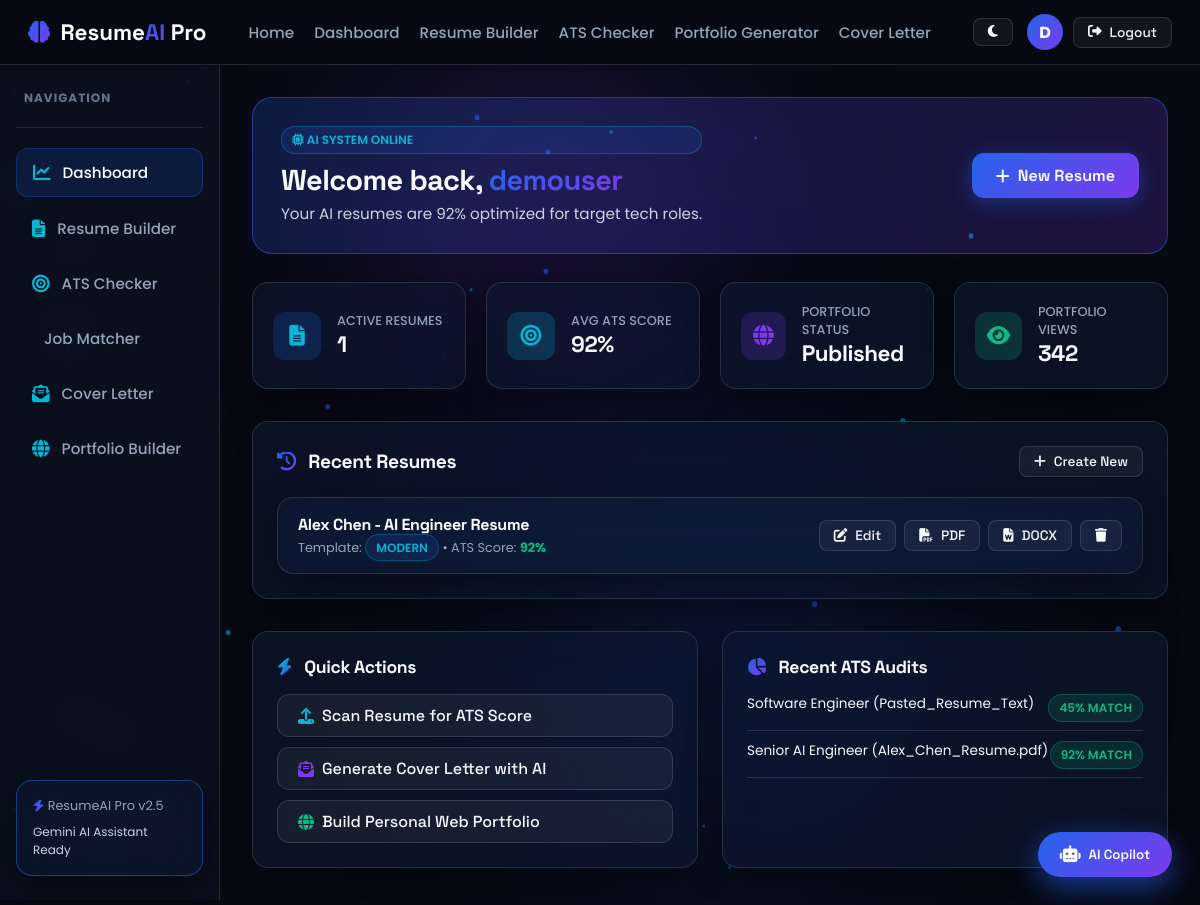
The app's page /dashboard (signed in) with its own data.
### tables this page shows
CREATE TABLE users (
    id INTEGER PRIMARY KEY AUTOINCREMENT,
    username VARCHAR(80) NOT NULL UNIQUE,
    email VARCHAR(120) NOT NULL UNIQUE,
    password_hash VARCHAR(255) NOT NULL,
    avatar_url TEXT DEFAULT '',
    role VARCHAR(20) DEFAULT 'user',
    created_at TIMESTAMP DEFAULT CURRENT_TIMESTAMP
);

CREATE TABLE portfolios (
    id INTEGER PRIMARY KEY AUTOINCREMENT,
    user_id INTEGER NOT NULL,
    resume_id INTEGER,
    title VARCHAR(150) NOT NULL DEFAULT 'My Portfolio',
    theme VARCHAR(50) DEFAULT 'dark_glass',
    custom_domain VARCHAR(100) DEFAULT '',
    is_published INTEGER DEFAULT 1,
    analytics_views INTEGER DEFAULT 0,
    created_at TIMESTAMP DEFAULT CURRENT_TIMESTAMP,
    updated_at TIMESTAMP DEFAULT CURRENT_TIMESTAMP,
    FOREIGN KEY (user_id) REFERENCES users(id) ON DELETE CASCADE,
    FOREIGN KEY (resume_id) REFERENCES resumes(id) ON DELETE SET NULL
);

CREATE TABLE resumes (
    id INTEGER PRIMARY KEY AUTOINCREMENT,
    user_id INTEGER NOT NULL,
    title VARCHAR(150) NOT NULL DEFAULT 'Untitled Resume',
    template_name VARCHAR(50) DEFAULT 'ats_minimal',
    personal_info TEXT DEFAULT '{}',
    summary TEXT DEFAULT '',
    education TEXT DEFAULT '[]',
    experience TEXT DEFAULT '[]',
    projects TEXT DEFAULT '[]',
    skills TEXT DEFAULT '[]',
    certifications TEXT DEFAULT '[]',
    languages TEXT DEFAULT '[]',
    social_links TEXT DEFAULT '{}',
    section_order TEXT DEFAULT '["personal","summary","experience","education","skills","projects","certifications","languages"]',
    ats_score INTEGER DEFAULT 85,
    created_at TIMESTAMP DEFAULT CURRENT_TIMESTAMP,
    updated_at TIMESTAMP DEFAULT CURRENT_TIMESTAMP,
    FOREIGN KEY (user_id) REFERENCES users(id) ON DELETE CASCADE
);

CREATE TABLE ats_reports (
    id INTEGER PRIMARY KEY AUTOINCREMENT,
    user_id INTEGER NOT NULL,
    resume_id INTEGER,
    file_name VARCHAR(255) DEFAULT '',
    job_title VARCHAR(150) DEFAULT 'Target Role',
    job_description TEXT DEFAULT '',
    score INTEGER DEFAULT 0,
    matched_keywords TEXT DEFAULT '[]',
    missing_keywords TEXT DEFAULT '[]',
    recommendations TEXT DEFAULT '[]',
    recruiter_notes TEXT DEFAULT '',
    readability_score INTEGER DEFAULT 90,
    created_at TIMESTAMP DEFAULT CURRENT_TIMESTAMP,
    FOREIGN KEY (user_id) REFERENCES users(id) ON DELETE CASCADE
);

### app.py (the view)
@app.route('/dashboard')
@login_required
def dashboard():
    user_id = session['user_id']
    resumes = get_user_resumes(user_id)
    portfolio = get_user_portfolio(user_id)
    reports = get_user_ats_reports(user_id)
    avg_score = 85
    if resumes:
        avg_score = int(sum(r['ats_score'] for r in resumes) / len(resumes))
    return render_template(
        'dashboard/index.html',
        resumes=resumes,
        portfolio=portfolio,
        reports=reports,
        avg_score=avg_score
    )

### app.py (called while the page is built)
def login_required(f):
    from functools import wraps
    @wraps(f)
    def decorated_function(*args, **kwargs):
        if 'user_id' not in session:
            flash("Please log in to access this feature.", "warning")
            return redirect(url_for('login', next=request.url))
        return f(*args, **kwargs)
    return decorated_function

@app.context_processor
def inject_user():
    current_user = None
    if 'user_id' in session:
        current_user = get_user_by_id(session['user_id'])
    return dict(current_user=current_user)

### database.py (called while the page is built)
def get_db_connection():
    db_dir = os.path.dirname(DB_PATH)
    if not os.path.exists(db_dir):
        os.makedirs(db_dir, exist_ok=True)
    conn = sqlite3.connect(DB_PATH)
    conn.row_factory = sqlite3.Row
    return conn

def get_user_by_id(user_id):
    conn = get_db_connection()
    user = conn.cursor().execute("SELECT * FROM users WHERE id = ?", (user_id,)).fetchone()
    conn.close()
    return dict(user) if user else None

def get_user_resumes(user_id):
    conn = get_db_connection()
    resumes = conn.cursor().execute("SELECT * FROM resumes WHERE user_id = ? ORDER BY updated_at DESC", (user_id,)).fetchall()
    conn.close()
    return [dict(r) for r in resumes]

def get_user_portfolio(user_id):
    conn = get_db_connection()
    p = conn.cursor().execute("SELECT * FROM portfolios WHERE user_id = ? ORDER BY id DESC LIMIT 1", (user_id,)).fetchone()
    conn.close()
    return dict(p) if p else None

def get_user_ats_reports(user_id):
    conn = get_db_connection()
    reports = conn.cursor().execute("SELECT * FROM ats_reports WHERE user_id = ? ORDER BY created_at DESC", (user_id,)).fetchall()
    conn.close()
    return [dict(r) for r in reports]

### templates/dashboard/index.html (shortened to what this page needs)
{% extends 'base.html' %}
{% block content %}
<div class="dashboard-container">
    {% include 'components/sidebar.html' %}
    <main class="dash-main">
        <div class="dash-header-banner">
            <div>
                <div class="badge-neon" style="margin-bottom:8px;"><i class="fas fa-microchip"></i> AI SYSTEM ONLINE</div>
                <h1 style="font-size: 1.8rem;" class="font-heading">Welcome back, <span class="text-gradient">{{ session.get('username') }}</span></h1>
                <p style="color: #CBD5E1; font-size: 0.95rem; margin-top: 4px;">Your AI resumes are 92% optimized for target tech roles.</p>
            </div>
            <div>
                <a href="{{ url_for('builder') }}" class="btn-primary"><i class="fas fa-plus"></i> New Resume</a>
            </div>
        </div>
        <div class="quick-stats-grid">
            <div class="glass-card stat-card">
                <div class="stat-icon"><i class="fas fa-file-alt"></i></div>
                <div>
                    <p style="color: #94A3B8; font-size: 0.8rem; font-weight: 500;">ACTIVE RESUMES</p>
                    <h3 style="font-size: 1.4rem;">{{ resumes|length }}</h3>
                </div>
            </div>
            <div class="glass-card stat-card">
                <div class="stat-icon" style="background:rgba(6,182,212,0.2); color:var(--neon-cyan);"><i class="fas fa-bullseye"></i></div>
                <div>
                    <p style="color: #94A3B8; font-size: 0.8rem; font-weight: 500;">AVG ATS SCORE</p>
                    <h3 style="font-size: 1.4rem;">{{ avg_score }}%</h3>
                </div>
            </div>
            <div class="glass-card stat-card">
                <div class="stat-icon" style="background:rgba(124,58,237,0.2); color:var(--neon-purple);"><i class="fas fa-globe"></i></div>
                <div>
                    <p style="color: #94A3B8; font-size: 0.8rem; font-weight: 500;">PORTFOLIO STATUS</p>
                    <h3 style="font-size: 1.4rem;">{% if portfolio %}Published{% else %}Draft{% endif %}</h3>
                </div>
            </div>
            <div class="glass-card stat-card">
                <div class="stat-icon" style="background:rgba(16,185,129,0.2); color:var(--neon-emerald);"><i class="fas fa-eye"></i></div>
                <div>
                    <p style="color: #94A3B8; font-size: 0.8rem; font-weight: 500;">PORTFOLIO VIEWS</p>
                    <h3 style="font-size: 1.4rem;">{{ portfolio['analytics_views'] if portfolio else 0 }}</h3>
                </div>
            </div>
        </div>
        <div class="glass-card" style="padding: 24px; margin-bottom: 32px;">
            <div style="display: flex; justify-content: space-between; align-items: center; margin-bottom: 20px;">
                <h3 style="font-size: 1.2rem;" class="font-heading"><i class="fas fa-history text-gradient" style="margin-right:8px;"></i> Recent Resumes</h3>
                <a href="{{ url_for('builder') }}" class="btn-glass btn-sm"><i class="fas fa-plus"></i> Create New</a>
            </div>
            {% if resumes %}
                <div style="display: grid; gap: 12px;">
                    {% for r in resumes %}
                        <div class="glass-card" style="padding: 16px 20px; display: flex; justify-content: space-between; align-items: center; background: rgba(255,255,255,0.02);">
                            <div>
                                <h4 style="font-size: 1rem; color: #FFF; margin-bottom: 4px;">{{ r.title }}</h4>
                                <p style="font-size: 0.8rem; color: #94A3B8;">
                                    Template: <span class="badge-neon">{{ r.template_name }}</span> • ATS Score: <strong style="color:var(--neon-emerald);">{{ r.ats_score }}%</strong>
                                </p>
                            </div>
                            <div style="display: flex; gap: 8px;">
                                <a href="{{ url_for('builder', resume_id=r.id) }}" class="btn-glass btn-sm"><i class="fas fa-edit"></i> Edit</a>
                                <a href="{{ url_for('download_pdf', resume_id=r.id) }}" class="btn-glass btn-sm"><i class="fas fa-file-pdf"></i> PDF</a>
                                <a href="{{ url_for('download_docx', resume_id=r.id) }}" class="btn-glass btn-sm"><i class="fas fa-file-word"></i> DOCX</a>
                                <button type="button" class="btn-glass btn-sm" onclick="if(confirm('Delete resume?')) fetch('/api/delete-resume/{{ r.id }}', {method:'POST'}).then(()=>location.reload());"><i class="fas fa-trash"></i></button>
                            </div>
                        </div>
                    {% endfor %}
                </div>
            {% endif %}
        </div>
        <div style="display: grid; grid-template-columns: 1fr 1fr; gap: 24px;">
            <div class="glass-card" style="padding: 24px;">
                <h3 style="font-size: 1.1rem; margin-bottom: 16px;" class="font-heading"><i class="fas fa-bolt text-gradient-cyan" style="margin-right:8px;"></i> Quick Actions</h3>
                <div style="display: flex; flex-direction: column; gap: 10px;">
                    <a href="{{ url_for('ats_scanner') }}" class="btn-glass" style="justify-content: flex-start;"><i class="fas fa-upload" style="color:var(--neon-cyan);"></i> Scan Resume for ATS Score</a>
                    <a href="{{ url_for('cover_letter') }}" class="btn-glass" style="justify-content: flex-start;"><i class="fas fa-envelope-open-text" style="color:var(--neon-purple);"></i> Generate Cover Letter with AI</a>
                    <a href="{{ url_for('portfolio_builder') }}" class="btn-glass" style="justify-content: flex-start;"><i class="fas fa-globe" style="color:var(--neon-emerald);"></i> Build Personal Web Portfolio</a>
                </div>
            </div>
            <div class="glass-card" style="padding: 24px;">
                <h3 style="font-size: 1.1rem; margin-bottom: 16px;" class="font-heading"><i class="fas fa-chart-pie text-gradient" style="margin-right:8px;"></i> Recent ATS Audits</h3>
                {% if reports %}
                    <ul style="list-style: none; display: flex; flex-direction: column; gap: 10px;">
                        {% for rep in reports[:3] %}
                            <li style="display: flex; justify-content: space-between; font-size: 0.85rem; padding-bottom: 8px; border-bottom: 1px solid var(--border-glass);">
                                <span>{{ rep.job_title }} ({{ rep.file_name }})</span>
                                <span class="badge-neon badge-success">{{ rep.score }}% Match</span>
                            </li>
                        {% endfor %}
                    </ul>
                {% else %}
                    <p style="font-size: 0.85rem; color: #94A3B8;">No ATS audits performed yet.</p>
                {% endif %}
            </div>
        </div>
    </main>
</div>
{% endblock %}

### static/css/style.css (style rules this page uses)
:root { --bg-dark: #070913; --bg-card: rgba(15, 23, 42, 0.65); --bg-card-hover: rgba(30, 41, 59, 0.75); --bg-glass-input: rgba(255, 255, 255, 0.04); --border-glass: rgba(255, 255, 255, 0.12); --border-glass-glow: rgba(37, 99, 235, 0.5); --neon-blue: #2563EB; --neon-purple: #7C3AED; --neon-cyan: #06B6D4; --neon-pink: #EC4899; --neon-emerald: #10B981; --gradient-primary: linear-gradient(135deg, #2563EB 0%, #7C3AED 100%); --gradient-cyan: linear-gradient(135deg, #06B6D4 0%, #2563EB 100%); --gradient-glow: linear-gradient(135deg, rgba(37,99,235,0.4) 0%, rgba(124,58,237,0.4) 100%); --font-heading: 'Space Grotesk', sans-serif; --font-body: 'Poppins', sans-serif; --shadow-glass: 0 8px 32px 0 rgba(0, 0, 0, 0.4); --shadow-glow: 0 0 25px rgba(37, 99, 235, 0.25); --shadow-3d: 0 20px 40px -15px rgba(0, 0, 0, 0.6); }
* { box-sizing: border-box; margin: 0; padding: 0; transition: background-color 0.3s ease, border-color 0.3s ease, transform 0.3s cubic-bezier(0.16, 1, 0.3, 1), box-shadow 0.3s ease; }
body { background-color: var(--bg-dark); color: #F8FAFC; font-family: var(--font-body); min-height: 100vh; overflow-x: hidden; position: relative; }
.glass-card { background: var(--bg-card); backdrop-filter: blur(20px) saturate(180%); -webkit-backdrop-filter: blur(20px) saturate(180%); border: 1px solid var(--border-glass); border-radius: 16px; box-shadow: var(--shadow-glass); position: relative; z-index: 1; }
h1, h2, h3, h4, h5, h6, .font-heading { font-family: var(--font-heading); letter-spacing: -0.02em; }
.text-gradient { background: var(--gradient-primary); -webkit-background-clip: text; -webkit-text-fill-color: transparent; }
.text-gradient-cyan { background: var(--gradient-cyan); -webkit-background-clip: text; -webkit-text-fill-color: transparent; }
.btn-primary { background: var(--gradient-primary); color: #FFFFFF; font-family: var(--font-heading); font-weight: 600; padding: 12px 24px; border-radius: 12px; border: none; cursor: pointer; display: inline-flex; align-items: center; gap: 8px; box-shadow: 0 4px 20px rgba(37, 99, 235, 0.4); text-decoration: none; }
.btn-glass { background: rgba(255, 255, 255, 0.05); color: #F8FAFC; font-family: var(--font-heading); font-weight: 500; padding: 10px 20px; border-radius: 12px; border: 1px solid var(--border-glass); cursor: pointer; display: inline-flex; align-items: center; gap: 8px; text-decoration: none; }
.btn-sm { padding: 6px 14px; font-size: 0.85rem; border-radius: 8px; }
.badge-neon { background: rgba(37, 99, 235, 0.15); color: var(--neon-cyan); border: 1px solid rgba(6, 182, 212, 0.3); padding: 4px 10px; border-radius: 20px; font-size: 0.75rem; font-weight: 600; text-transform: uppercase; }
.badge-success { background: rgba(16, 185, 129, 0.15); color: var(--neon-emerald); border: 1px solid rgba(16, 185, 129, 0.3); }

### static/css/dashboard.css (style rules this page uses)
.dashboard-container { display: grid; grid-template-columns: 260px 1fr 380px; min-height: calc(100vh - 70px); position: relative; z-index: 1; }
.dash-main { padding: 32px; overflow-y: auto; max-height: calc(100vh - 70px); }
.dash-header-banner { background: linear-gradient(135deg, rgba(37, 99, 235, 0.2) 0%, rgba(124, 58, 237, 0.2) 100%); border: 1px solid var(--border-glass-glow); padding: 28px; border-radius: 20px; margin-bottom: 28px; display: flex; justify-content: space-between; align-items: center; }
.quick-stats-grid { display: grid; grid-template-columns: repeat(auto-fit, minmax(200px, 1fr)); gap: 20px; margin-bottom: 32px; }
.stat-card { padding: 20px; display: flex; align-items: center; gap: 16px; }
.stat-icon { width: 48px; height: 48px; border-radius: 12px; background: rgba(37, 99, 235, 0.2); display: flex; align-items: center; justify-content: center; color: var(--neon-cyan); font-size: 1.3rem; }
@media (max-width: 1200px) { .dashboard-container { grid-template-columns: 220px 1fr; } }

### records on screen
users: get "demouser"
portfolios: analytics_views "342"
resumes: title "Alex Chen - AI Engineer Resume", template_name "MODERN", ats_score "92"
ats_reports: job_title "Software Engineer", file_name "Pasted_Resume_Text", score "45"
ats_reports: job_title "Senior AI Engineer", file_name "Alex_Chen_Resume.pdf", score "92"

### other values on screen
{{ session.get('username', 'U')[0]|upper }} "D"
{{ resumes|length }} "1"
{{ avg_score }} "92"
